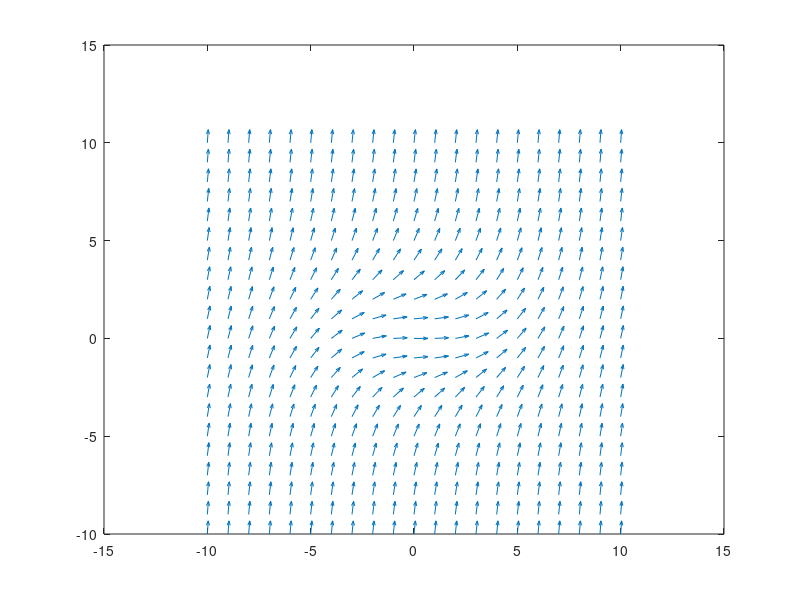

The MATLAB script that drew this image:
a = -10;
b = 10;
s = 1;

[x,y] = meshgrid(a:s:b);
dy = 1/20 * (x.^2 + 2*y.^2);
norm = sqrt(dy.^2+1^2);
quiver(x, y, ones(size(x))./norm, dy./norm, 0.5 )